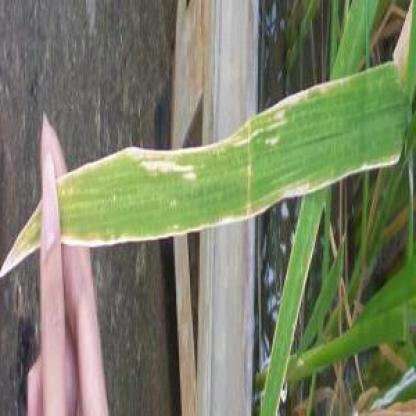
#> input picture training-1/balanced-dataset/bacterial-leaf-blight/BLIGHT-101-_jpg.rf.5d6c91fb16df0ab685ec605d36aa8706.jpg, 416 x 416 px; its folder holds only this picture in this run
$ python white-balance.py
#> lines starting #> are read from the running program, lines starting #| are printed output that depends on the picture
import os
import cv2
import numpy as np

input_directory = "../balanced-dataset"
output_directory = "./dataset-balanced"

def gray_world(img):
    # Calculate the average color of the image
    avg_color = np.mean(img, axis=(0, 1))

    # Calculate the scaling factor for each channel
    scale_factors = [128 / val for val in avg_color]

    # Apply the scaling factors to balance the whiteness
    balanced_img = img * scale_factors

    # Clip the values to ensure they are in the valid range [0, 255]
    balanced_img = np.clip(balanced_img, 0, 255).astype(np.uint8)

    return balanced_img

for class_name in os.listdir(input_directory):
    class_directory = os.path.join(input_directory, class_name)

    # Create a corresponding output directory if it doesn't exist
    output_class_directory = os.path.join(output_directory, class_name)
    os.makedirs(output_class_directory, exist_ok=True)

    for filename in os.listdir(class_directory):
        image_path = os.path.join(class_directory, filename)

        # Read the image
        img = cv2.imread(image_path)
#> img is the input picture: shape (416, 416, 3); mean B, G, R 102.5, 129.1, 122.5
        img = cv2.resize(img, (300, 300))
#> img: shape (300, 300, 3)

        if img is not None:
            # Apply the Gray World algorithm
            balanced_img = gray_world(img)
#> in gray_world, `avg_color = np.mean(img, axis=(0, 1))`: avg_color = [102.4, 129, 122.4]
#> in gray_world, `scale_factors = [128 / val for val in avg_color]`: scale_factors = [1.25, 0.992, 1.05]
#> in gray_world, `balanced_img = img * scale_factors`:
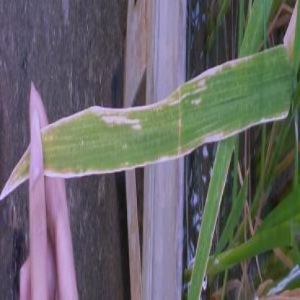
#> balanced_img: shape (300, 300, 3) float64; mean B, G, R 128, 128, 128; drawn with min black and max white
#> in gray_world, `balanced_img = np.clip(balanced_img, 0, 255).astype(np.uint8)`:
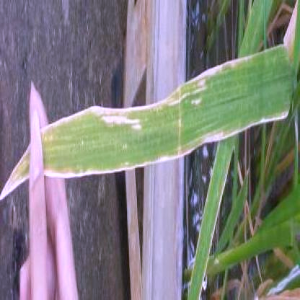
#> balanced_img: shape (300, 300, 3); mean B, G, R 127, 127.5, 127.5

            # Save the processed image to the output directory
            output_path = os.path.join(output_class_directory, filename)
            cv2.imwrite(output_path, balanced_img)
#> pass 2 of the loop `for class_name in os.listdir(input_directory):`:
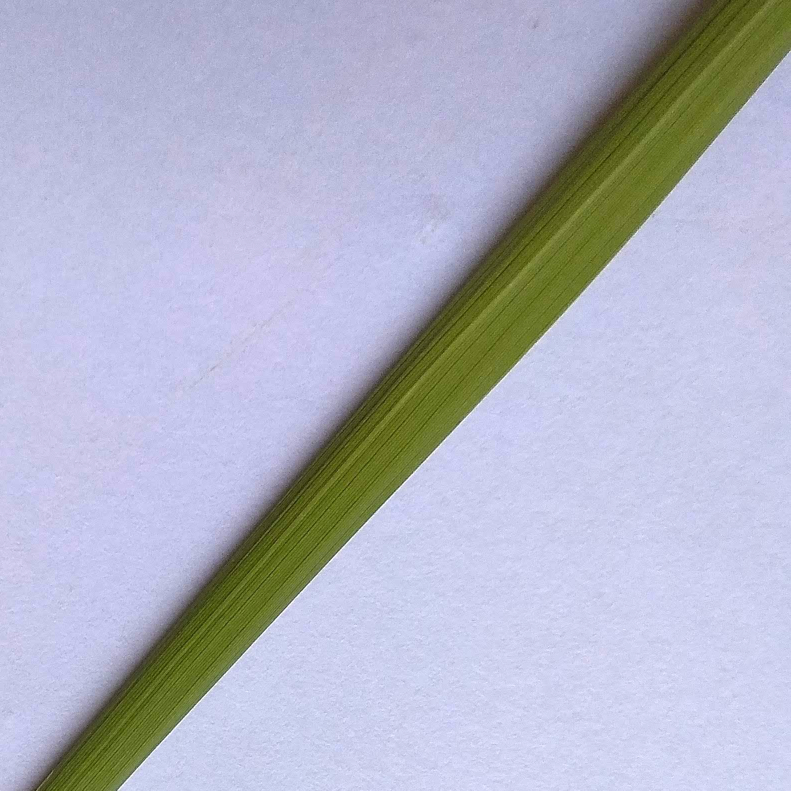
#> input picture training-1/balanced-dataset/healthy/IMG_20190419_124738.jpg, 1581 x 1581 px (shown at 1/2 size)
#> img is the input picture: shape (1581, 1581, 3); mean B, G, R 199, 181.4, 178.8
#> `img = cv2.resize(img, (300, 300))`:
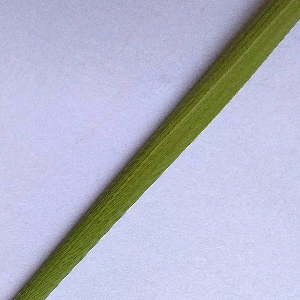
#> img: shape (300, 300, 3); mean B, G, R 198.9, 181.3, 178.7
#> avg_color = [198.9, 181.3, 178.7]
#> scale_factors = [0.644, 0.706, 0.716]
#> in gray_world (call 2), `balanced_img = img * scale_factors`:
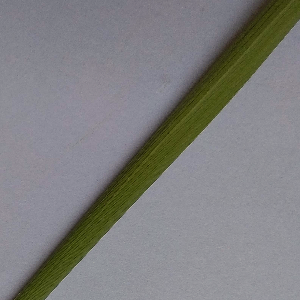
#> balanced_img: shape (300, 300, 3) float64; mean B, G, R 128, 128, 128
